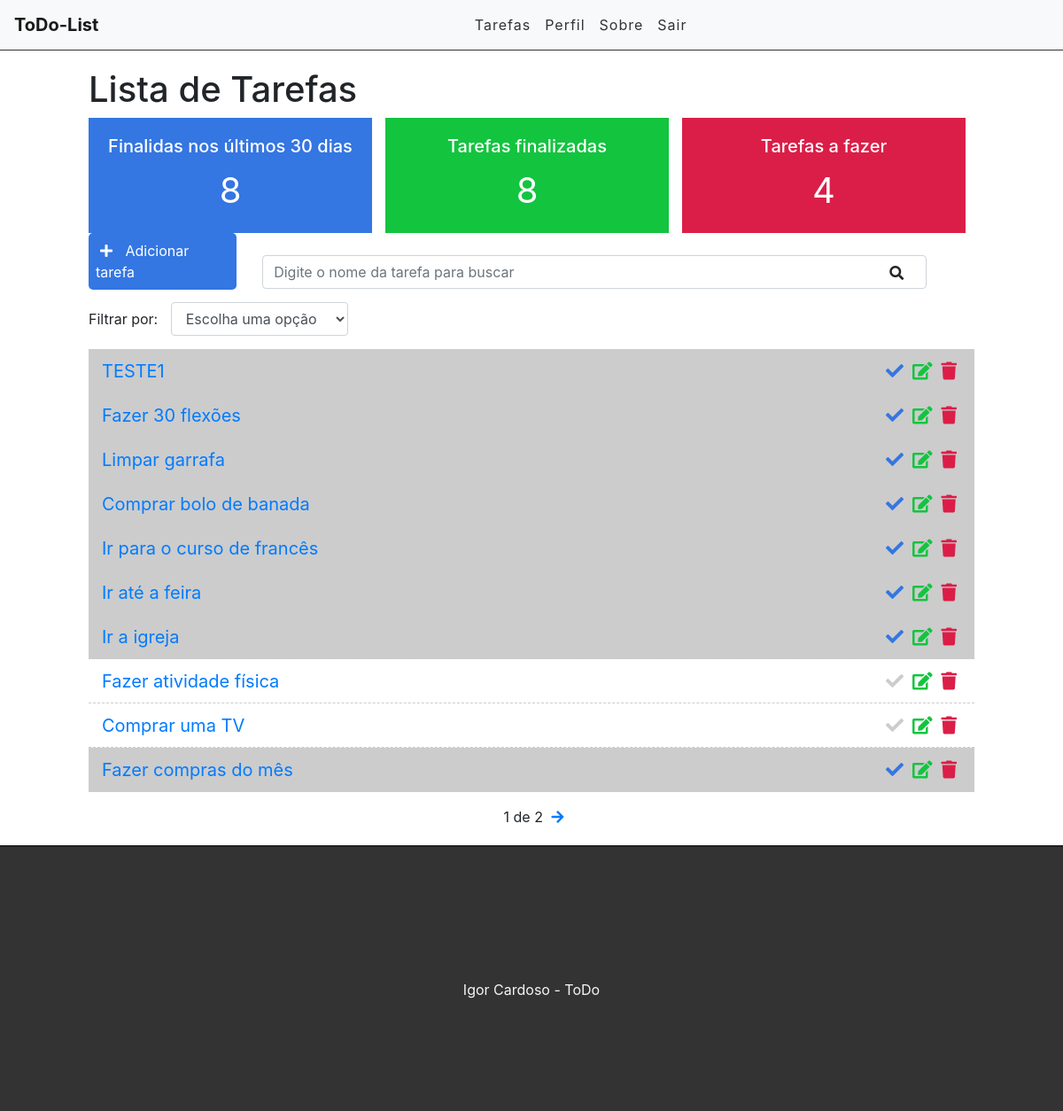
The app's page / (signed in) with its own data.
### tasks/models.py (models this page shows, shortened)
class Task(models.Model):
	STATUS = (
		('fazendo', 'Fazendo'),
		('feito', 'Feito')
	)
	title = models.CharField(max_length=255)
	description = models.TextField(blank=True)
	done = models.CharField(
		max_length=7, # Tamanho da entrada
		choices=STATUS,
	)
	user = models.ForeignKey(get_user_model(), on_delete=models.CASCADE) # Id do usuário
	share = models.CharField(blank=True, max_length=25)
	completion_date = models.DateField(blank=True)
	created_at = models.DateTimeField(auto_now_add=True)
	update_at = models.DateTimeField(auto_now=True)

### tasks/views.py (the view)
# urls.py: path('', views.taskList, name='task-list'),
@login_required
def taskList(request):		#   order_by: ordena por data de criação do mais novo para mais antigo
	search = request.GET.get('search')	# reseach é name do input de busca que está no html list.html
	filter = request.GET.get('filter') # Filtro
	dias_30 = datetime.datetime.now()-datetime.timedelta(days=30)
	taskFeitaRecente = Task.objects.filter(done='feito', update_at__gt=dias_30, user=request.user).count()
	taskFeito = Task.objects.filter(done='feito', user=request.user).count()
	taskFazendo = Task.objects.filter(done='fazendo', user=request.user).count()
	if search: # Filtrar pelo nome
		tasks = Task.objects.filter(title__icontains=search, user=request.user)#, user=request.user)
	elif filter: # Filtrar pelo estado (feito ou fazendo)
		tasks = Task.objects.filter(done=filter, user=request.user) # Vai filtrar pelo user e pelo done
	else:
		tasks_list = Task.objects.all().order_by('-created_at').filter(user=request.user)
		paginacao = Paginator(tasks_list, 10) # (lista, num de páginas)
		page = request.GET.get('page')
		tasks = paginacao.get_page(page) # Vai exibir o numero correto na página que está
	return render(request, 'tasks/list.html', {'tasks': tasks, 'taskFeitaRecente': taskFeitaRecente,
               'taskFeito': taskFeito, 'taskFazendo': taskFazendo})

### tasks/templates/tasks/list.html (shortened to what this page needs)
{% extends 'base.html' %}
{% block content %}
<div class="offset-1 col-10 list-div">
	<h1>Lista de Tarefas</h1>
	<div class="container dashboard">
		<div class="col-4 dashboard-box" id="dashboard-lastdays">
			<h4>Finalidas nos últimos 30 dias</h4>
			<span>{{ taskFeitaRecente }}</span>
		</div>
		<div class="col-4 dashboard-box" id="dashboard-done">
			<h4>Tarefas finalizadas</h4>
			<span>{{ taskFeito }}</span>
		</div>
		<div class="col-4 dashboard-box" id="dashboard-doing">
			<h4>Tarefas a fazer</h4>
			<span>{{ taskFazendo }}</span>
		</div>
	</div>
	<a id="add-link" href="newtask/">
		<div class="col-2 add-div">
			<i class="fas fa-plus"></i> Adicionar tarefa
		</div>
	</a>
	<div class="col-9 search-div">
		<form method="GET" id="search-form">
			<input class="form-control" type="text" id="search" name="search" placeholder="Digite o nome da tarefa para buscar" value="{{ request.GET.search }}">
			<i class="fas fa-search" id="search-btn"></i>
		</form>
	</div>
	<div class="col-12 filter-div" >
		<span>Filtrar por: </span>
		<select name="filter" id="filter" class="form-control">
			<option value="NADA">Escolha uma opção</option>
		</select>
	</div>
	<ul class="task-list">
		{% for task in tasks %}
			{% if task.done == 'fazendo' %}
				<li class="task-item">
			{% else %}
				<li class="task-item done">
			{% endif %}
					<span><a href="task/{{task.id}}">{{ task.title }}</a></span>
					<a href="delete/{{task.id}}" class="delete-btn"><span><i class="fas fa-trash"></i></span></a>
					<a href="edit/{{task.id}}"><span><i class="fas fa-edit"></i></span></a>
					<a href="changestatus/{{task.id}}"><span><i class="fas fa-check"></i></span></a>
				</li>
		{% endfor %}
	</ul>
	<div class="pagination">
		<span class="step-links">
			{% if tasks.paginator.num_pages %}
				<span class="current">
					{{ tasks.number }} de {{ tasks.paginator.num_pages }}
				</span>
			{% endif %}
			{% if tasks.has_next %}
				<a href="?page={{ tasks.next_page_number }}">
					<i class="fas fa-arrow-right"></i>
				</a>
			{% endif %}
		</span>
	</div>
</div>
{% endblock %}

### tasks/static/css/styles.css (style rules this page uses)
.dashboard { padding: 0; width: 100%; display: block; }
.dashboard h4 { font-size: 20px; }
.dashboard span { font-size: 40px; display: block; width: 100%; }
.dashboard-box { float: left; background-color: #DFDFDF; color: #FFF; padding: 20px; box-sizing: border-box; height: 130px; width: 32%; text-align: center; }
.dashboard-box:nth-child(2) { margin-left: 1.5%; margin-right: 1.5%; }
#dashboard-lastdays { background-color: #3476e2; }
#dashboard-done { background-color: #13c43f; }
#dashboard-doing { background-color: #db1e47; }
#add-link { text-decoration: none; }
.add-div { background-color: #3476e2; cursor: pointer; display: inline-block; color: #FFF; padding: 8px; border-radius: 5px; margin-right: 25px; }
.fas.fa-plus { color: #FFF; margin-right: 10px; margin-left: 5px; }
.fas.fa-search { position: absolute; top: 12px; right: 26px; cursor: pointer; }
.search-div { padding: 0; margin-top: 15px; margin-bottom: 15px; display: inline-block; }
.filter-div { margin-bottom: 15px; padding: 0; }
#filter { display: inline-block; width: 200px; margin-left: 10px; }
.list-div { padding: 0; }
.task-list { padding-left: 0; }
.task-item { list-style: none; font-size: 20px; height: 50px; padding: 0 15px; padding-top: 10px; border-bottom: 1px dashed #CCC; }
.task-item.done { background-color: #CCC; }
.fas.fa-trash { color: #db1e47; cursor: pointer; margin: 5px; font-size: 20px; float: right; }
.fas.fa-edit { color: #13c43f; cursor: pointer; margin: 5px; font-size: 20px; float: right; }
.fa-check { color: #CCC; cursor: pointer; margin: 5px; font-size: 20px; float: right; }
.done .fa-check { color: #3476e2; }
.pagination { margin-bottom: 20px; }
.step-links { position: relative; margin-left: auto; margin-right: auto; }
.step-links .current { margin-left: 5px; margin-right: 5px; }

### records on screen
Task: title "TESTE1"
Task: title "Fazer 30 flexões"
Task: title "Limpar garrafa"
Task: title "Comprar bolo de banada"
Task: title "Ir para o curso de francês"
Task: title "Ir até a feira"
Task: title "Ir a igreja"
Task: title "Fazer atividade física"
Task: title "Comprar uma TV"
Task: title "Fazer compras do mês"

### other values on screen
{{ taskFeitaRecente }} "8"
{{ taskFeito }} "8"
{{ taskFazendo }} "4"
{{ tasks.number }} "1"
{{ tasks.paginator.num_pages }} "2"
